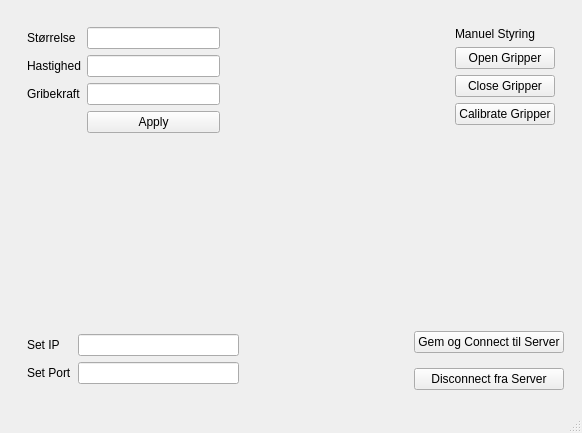
<?xml version="1.0" encoding="UTF-8"?>
<ui version="4.0">
 <class>MainWindow</class>
 <widget class="QMainWindow" name="MainWindow">
  <property name="geometry">
   <rect>
    <x>0</x>
    <y>0</y>
    <width>582</width>
    <height>433</height>
   </rect>
  </property>
  <property name="windowTitle">
   <string>Kontrolcenter</string>
  </property>
  <widget class="QWidget" name="centralwidget">
   <layout class="QVBoxLayout" name="verticalLayout_2">
    <item>
     <widget class="QWidget" name="widget" native="true">
      <layout class="QHBoxLayout" name="horizontalLayout">
       <item>
        <widget class="QWidget" name="widget_4" native="true">
         <layout class="QGridLayout" name="gridLayout">
          <item row="7" column="1">
           <spacer name="verticalSpacer">
            <property name="orientation">
             <enum>Qt::Vertical</enum>
            </property>
            <property name="sizeHint" stdset="0">
             <size>
              <width>20</width>
              <height>40</height>
             </size>
            </property>
           </spacer>
          </item>
          <item row="2" column="1">
           <widget class="QLineEdit" name="lineEdit_8"/>
          </item>
          <item row="1" column="1">
           <widget class="QLineEdit" name="lineEdit_4"/>
          </item>
          <item row="1" column="0">
           <widget class="QLabel" name="label">
            <property name="text">
             <string>Hastighed</string>
            </property>
           </widget>
          </item>
          <item row="3" column="1">
           <widget class="QPushButton" name="bSend">
            <property name="text">
             <string>Apply</string>
            </property>
           </widget>
          </item>
          <item row="2" column="0">
           <widget class="QLabel" name="label_10">
            <property name="text">
             <string>Gribekraft</string>
            </property>
           </widget>
          </item>
          <item row="0" column="1">
           <widget class="QLineEdit" name="lineEdit_3"/>
          </item>
          <item row="0" column="0">
           <widget class="QLabel" name="label_2">
            <property name="text">
             <string>Størrelse</string>
            </property>
           </widget>
          </item>
         </layout>
        </widget>
       </item>
       <item>
        <spacer name="horizontalSpacer_2">
         <property name="orientation">
          <enum>Qt::Horizontal</enum>
         </property>
         <property name="sizeHint" stdset="0">
          <size>
           <width>40</width>
           <height>20</height>
          </size>
         </property>
        </spacer>
       </item>
       <item>
        <widget class="QWidget" name="widget_2" native="true">
         <layout class="QVBoxLayout" name="verticalLayout">
          <item>
           <widget class="QLabel" name="label_7">
            <property name="text">
             <string>Manuel Styring</string>
            </property>
           </widget>
          </item>
          <item>
           <widget class="QPushButton" name="bOpenGrip">
            <property name="text">
             <string>Open Gripper</string>
            </property>
           </widget>
          </item>
          <item>
           <widget class="QPushButton" name="bCloseGrip">
            <property name="text">
             <string>Close Gripper</string>
            </property>
           </widget>
          </item>
          <item>
           <widget class="QPushButton" name="bCalibrate">
            <property name="text">
             <string>Calibrate Gripper</string>
            </property>
           </widget>
          </item>
          <item>
           <spacer name="verticalSpacer_2">
            <property name="orientation">
             <enum>Qt::Vertical</enum>
            </property>
            <property name="sizeHint" stdset="0">
             <size>
              <width>20</width>
              <height>40</height>
             </size>
            </property>
           </spacer>
          </item>
         </layout>
        </widget>
       </item>
      </layout>
     </widget>
    </item>
    <item>
     <widget class="QWidget" name="widget_3" native="true">
      <layout class="QGridLayout" name="gridLayout_3">
       <property name="topMargin">
        <number>9</number>
       </property>
       <property name="bottomMargin">
        <number>9</number>
       </property>
       <item row="1" column="2">
        <widget class="QPushButton" name="bDisconnect">
         <property name="text">
          <string> Disconnect fra Server </string>
         </property>
        </widget>
       </item>
       <item row="0" column="2">
        <widget class="QPushButton" name="bSaveConnect">
         <property name="text">
          <string>Gem og Connect til Server</string>
         </property>
        </widget>
       </item>
       <item row="0" column="0" rowspan="2">
        <widget class="QWidget" name="widget_5" native="true">
         <layout class="QGridLayout" name="gridLayout_2">
          <item row="2" column="2">
           <spacer name="horizontalSpacer">
            <property name="orientation">
             <enum>Qt::Horizontal</enum>
            </property>
            <property name="sizeHint" stdset="0">
             <size>
              <width>40</width>
              <height>20</height>
             </size>
            </property>
           </spacer>
          </item>
          <item row="2" column="0">
           <widget class="QLabel" name="label_5">
            <property name="text">
             <string>Set Port</string>
            </property>
           </widget>
          </item>
          <item row="2" column="1">
           <widget class="QLineEdit" name="lineEdit_2"/>
          </item>
          <item row="1" column="1">
           <widget class="QLineEdit" name="lineEdit"/>
          </item>
          <item row="1" column="0">
           <widget class="QLabel" name="label_6">
            <property name="text">
             <string>Set IP</string>
            </property>
           </widget>
          </item>
         </layout>
        </widget>
       </item>
      </layout>
     </widget>
    </item>
   </layout>
  </widget>
  <widget class="QMenuBar" name="menubar">
   <property name="geometry">
    <rect>
     <x>0</x>
     <y>0</y>
     <width>582</width>
     <height>21</height>
    </rect>
   </property>
  </widget>
  <widget class="QStatusBar" name="statusbar"/>
 </widget>
 <tabstops>
  <tabstop>lineEdit_3</tabstop>
  <tabstop>lineEdit_4</tabstop>
  <tabstop>lineEdit_8</tabstop>
  <tabstop>lineEdit</tabstop>
  <tabstop>lineEdit_2</tabstop>
  <tabstop>bSaveConnect</tabstop>
  <tabstop>bSend</tabstop>
  <tabstop>bDisconnect</tabstop>
  <tabstop>bOpenGrip</tabstop>
  <tabstop>bCloseGrip</tabstop>
 </tabstops>
 <resources/>
 <connections/>
</ui>
